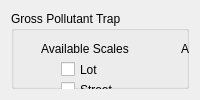
         <widget class="QWidget" name="page_6">
          <layout class="QGridLayout" name="gridLayout_6">
           <item row="0" column="0">
            <widget class="QGroupBox" name="GPT_inputgroup">
             <property name="title">
              <string>Gross Pollutant Trap</string>
             </property>
             <widget class="QCheckBox" name="checkBox_98">
              <property name="geometry">
               <rect>
                <x>180</x>
                <y>90</y>
                <width>101</width>
                <height>17</height>
               </rect>
              </property>
              <property name="text">
               <string>Harvesting</string>
              </property>
             </widget>
             <widget class="QCheckBox" name="checkBox_99">
              <property name="geometry">
               <rect>
                <x>50</x>
                <y>50</y>
                <width>70</width>
                <height>17</height>
               </rect>
              </property>
              <property name="text">
               <string>Lot</string>
              </property>
             </widget>
             <widget class="QCheckBox" name="checkBox_100">
              <property name="enabled">
               <bool>false</bool>
              </property>
              <property name="geometry">
               <rect>
                <x>50</x>
                <y>110</y>
                <width>101</width>
                <height>17</height>
               </rect>
              </property>
              <property name="text">
               <string>City-scale</string>
              </property>
             </widget>
             <widget class="QCheckBox" name="checkBox_101">
              <property name="geometry">
               <rect>
                <x>180</x>
                <y>50</y>
                <width>121</width>
                <height>17</height>
               </rect>
              </property>
              <property name="text">
               <string>Flood Mitigation</string>
              </property>
             </widget>
             <widget class="QLabel" name="label_58">
              <property name="geometry">
               <rect>
                <x>170</x>
                <y>30</y>
                <width>141</width>
                <height>16</height>
               </rect>
              </property>
              <property name="text">
               <string>Available Applications</string>
              </property>
             </widget>
             <widget class="QCheckBox" name="checkBox_102">
              <property name="geometry">
               <rect>
                <x>180</x>
                <y>70</y>
                <width>91</width>
                <height>17</height>
               </rect>
              </property>
              <property name="text">
               <string>Treatment</string>
              </property>
             </widget>
             <widget class="QLabel" name="label_59">
              <property name="geometry">
               <rect>
                <x>360</x>
                <y>10</y>
                <width>101</width>
                <height>141</height>
               </rect>
              </property>
              <property name="text">
               <string/>
              </property>
              <property name="pixmap">
               <pixmap>../../../../../../tech_gpt.png</pixmap>
              </property>
             </widget>
             <widget class="QLabel" name="label_60">
              <property name="geometry">
               <rect>
                <x>30</x>
                <y>30</y>
                <width>101</width>
                <height>16</height>
               </rect>
              </property>
              <property name="text">
               <string>Available Scales</string>
              </property>
             </widget>
             <widget class="QCheckBox" name="checkBox_103">
              <property name="geometry">
               <rect>
                <x>50</x>
                <y>90</y>
                <width>101</width>
                <height>17</height>
               </rect>
              </property>
              <property name="text">
               <string>Neighbourhood</string>
              </property>
             </widget>
             <widget class="QCheckBox" name="checkBox_104">
              <property name="geometry">
               <rect>
                <x>50</x>
                <y>70</y>
                <width>70</width>
                <height>17</height>
               </rect>
              </property>
              <property name="text">
               <string>Street</string>
              </property>
             </widget>
             <widget class="QCheckBox" name="checkBox_105">
              <property name="enabled">
               <bool>false</bool>
              </property>
              <property name="geometry">
               <rect>
                <x>180</x>
                <y>110</y>
                <width>141</width>
                <height>17</height>
               </rect>
              </property>
              <property name="text">
               <string>Microclimate Control</string>
              </property>
             </widget>
            </widget>
           </item>
          </layout>
         </widget>
